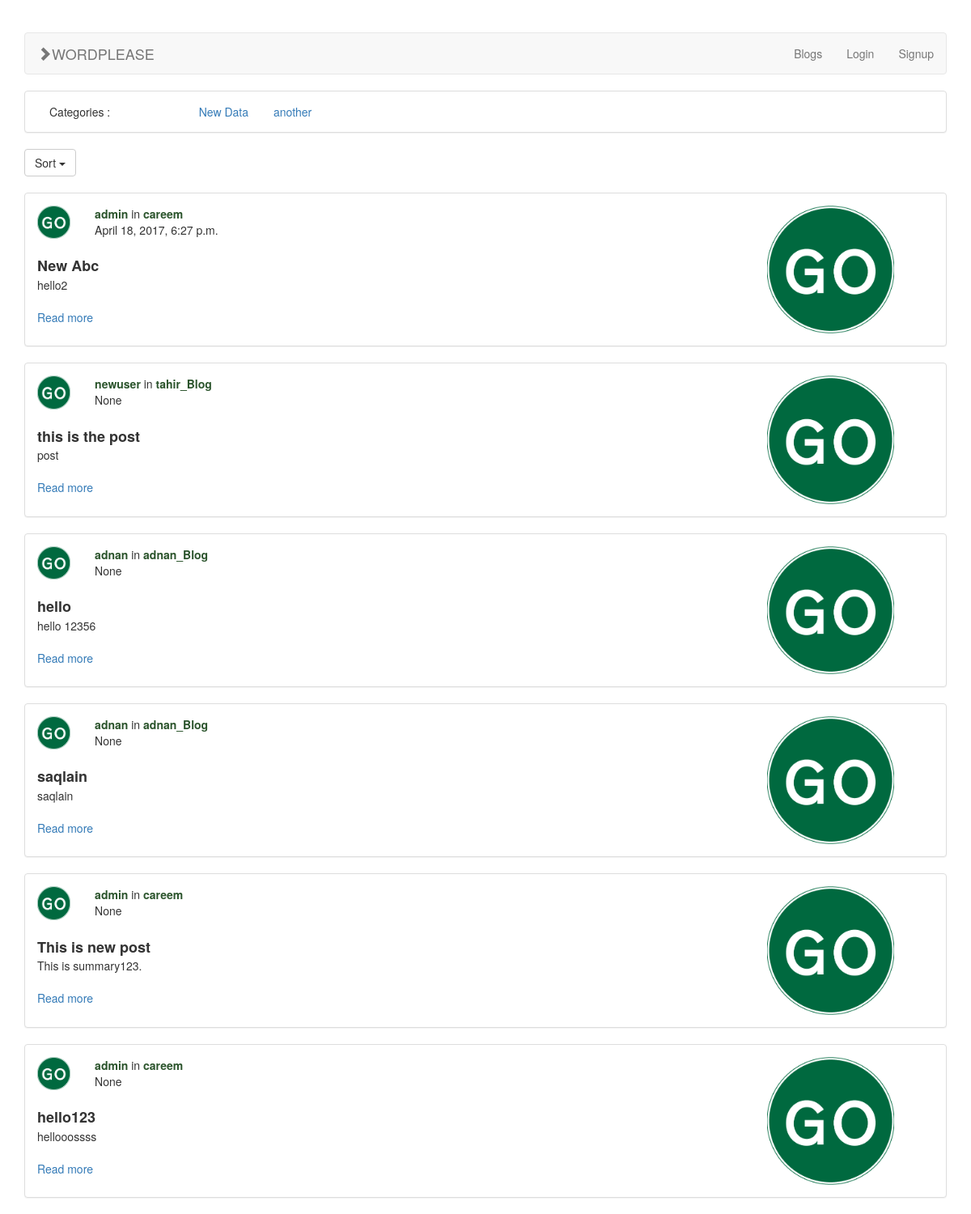
The page / on the database its author committed.
### blogs/models.py (models this page shows, shortened)
class Category(models.Model):
    title = models.CharField(max_length=100)
    slug = models.SlugField(max_length=100, db_index=True)
    hidden = models.BooleanField(default=False)

class Post(models.Model):
    title = models.CharField(max_length=100)
    slug = models.SlugField(max_length=100, unique=True)
    body = models.TextField()
    picture = models.ImageField(null=True, blank=True)
    is_published = models.BooleanField(default=True)
    summary = models.TextField()
    posted_at = models.DateTimeField(auto_now_add=True)
    hidden = models.BooleanField(default=False)
    blog = models.ForeignKey(Blog, related_name='post')
    category = models.ManyToManyField(Category)

class Blog(models.Model):
    title = models.CharField(max_length=100)
    author = models.OneToOneField(User, related_name='blog')
    created_at = models.DateField(auto_now_add=True)
    slug = models.SlugField(max_length=100, unique=True)

### blogs/views.py (the view)
# urls.py: url(r'^$', PostListView.as_view(), name='post_list'),
class PostListView(APIView):
    renderer_classes = [TemplateHTMLRenderer]
    template_name = 'post_list.html'
    serializer_class = PostSerializer
    authentication_classes = (SessionAuthentication, BasicAuthentication)
    def get(self, request, format=None):
        categories = utils.get_all_visible_categories()
        cat_slug = request.GET.get('cat', None)
        sort = request.GET.get('sort', None)
        auth = request.user.is_authenticated()
        posts = Post.objects.filter(is_published=True).order_by('-posted_at')
        if cat_slug:
            posts = posts.filter(category__slug=cat_slug)
        if sort:
            posts = posts.order_by(sort)
        return Response({'posts': posts, 'user': auth, 'categories': categories, 'selected_cat': cat_slug,
                         'logged_in_user': request.user})

### blogs/utils.py (called while the page is built)
def get_all_visible_categories():
    return Category.objects.filter(hidden=False)

### blogs/templates/post_list.html (shortened to what this page needs)
{% extends 'base.html' %}
{% load static %}
{% block content %}
    <div class="dropdown">
        <button class="btn btn-default dropdown-toggle" type="button" data-toggle="dropdown">Sort
            <span class="caret"></span></button>
    </div>
    <br>
    {% for post in posts %}
        <div class="panel panel-default">
            <div class="panel-body">
                <div class="row">
                    <div class="col-md-9 col-sm-9 col-xs-9">
                        <div class="row">
                            <div class="col-md-1 col-sm-1 col-xs-11">
                                <img style="width: 100%;display: block;" src="{% static "go.gif" %}">
                            </div>
                            <div class="col-md-11 col-sm-11 col-xs-11">
                                <span style="color: #2b542c"><b>{{ post.blog.author }}</b></span> in <span
                                    style="color: #2b542c"><b>{{ post.blog.title }}</b></span><br>
                                <span>{{ post.posted_at }} </span>
                            </div>
                        </div>
                        <br>
                        <span style="font-size: 18px;"><b>{{ post.title }}</b></span>
                        <br>
                        <span>{{ post.summary }}
                        </span><br>
                        <br>
                        <a href="{% url 'post-details' slug=post.slug %}">Read more</a>
                    </div>
                    <div class="col-md-3 col-sm-3 col-xs-3">
                        <div class="col-md-12 col-sm-12 col-xs-12">
                            <img style="width: 70%;display: block;margin: 0 auto;" src="{% static "go.gif" %}">
                        </div>
                    </div>
                </div>
            </div>
        </div>
    {% endfor %}
{% endblock %}

### blogs/templates/base.html (shortened to what this page needs)
<!DOCTYPE html>
{% load static %}
<html lang="en">
<head>
    <link href='{% static "bootstrap/css/bootstrap.min.css" %}' rel="stylesheet">
    <link href='{% static "default.css" %}' rel="stylesheet">
</head>
<body>
<br>
<br>
<div class="container">
    <nav class="navbar navbar-default">
        <div class="container-fluid">
            <div class="navbar-header">
                <a class="navbar-brand" href="{% url 'post_list' %}"><span class="glyphicon glyphicon-chevron-right"></span>WORDPLEASE</a>
            </div>
            <ul class="nav navbar-nav navbar-right">
                <li><a href="{% url 'blog-list' %}">Blogs</a></li>
                {% if user %}
                    <li>
                        <a href="{% url 'add_post' %}">New Post</a>
                    </li>
                    <li>
                        <a href="{% url 'logout' %}">Logout</a>
                    </li>
                    <li>
                        <a href="{% url 'blog-post-details' username=logged_in_user.username %}">{{ logged_in_user.username }}
                            in {{ logged_in_user.blog.title }}</a>
                    </li>
                {% else %}
                    <li>
                        <a href="{% url 'login' %}">Login</a>
                    </li>
                    <li>
                        <a href="{% url 'register-user' %}">Signup</a>
                    </li>
                {% endif %}
            </ul>
        </div>
    </nav>
    {% if categories %}
        <div class="panel panel-default">
            <div class="panel-body">
                {% block categories %}
                    <div class="col-lg-2">Categories :</div>
                    {% for category in categories %}
                        <div class="col-lg-1 {% if selected_cat == category.slug %}bg-success text-white{% endif %}"><a
                                href="{% url 'post_list' %}?cat={{ category.slug }}">{{ category.title }}</a></div>
                    {% endfor %}
                {% endblock %}
            </div>
        </div>
    {% endif %}
    <div class="row">
        <div class="col-sm-12">
            {% block content %}{% endblock %}
        </div>
    </div>
</div>
</body>
</html>

### rows shown on the page
Category: title "New Data"
Category: title "another"
Post: blog.author "admin", blog "careem", posted_at "April 18, 2017, 6:27 p.m.", title "New Abc", summary "hello2"
Post: blog.author "newuser", blog "tahir_Blog", posted_at "None", title "this is the post", summary "post"
Post: blog.author "adnan", blog "adnan_Blog", posted_at "None", title "hello", summary "hello 12356"
Post: blog.author "adnan", blog "adnan_Blog", posted_at "None", title "saqlain", summary "saqlain"
Post: blog.author "admin", blog "careem", posted_at "None", title "This is new post", summary "This is summary123."
Post: blog.author "admin", blog "careem", posted_at "None", title "hello123", summary "hellooossss"
